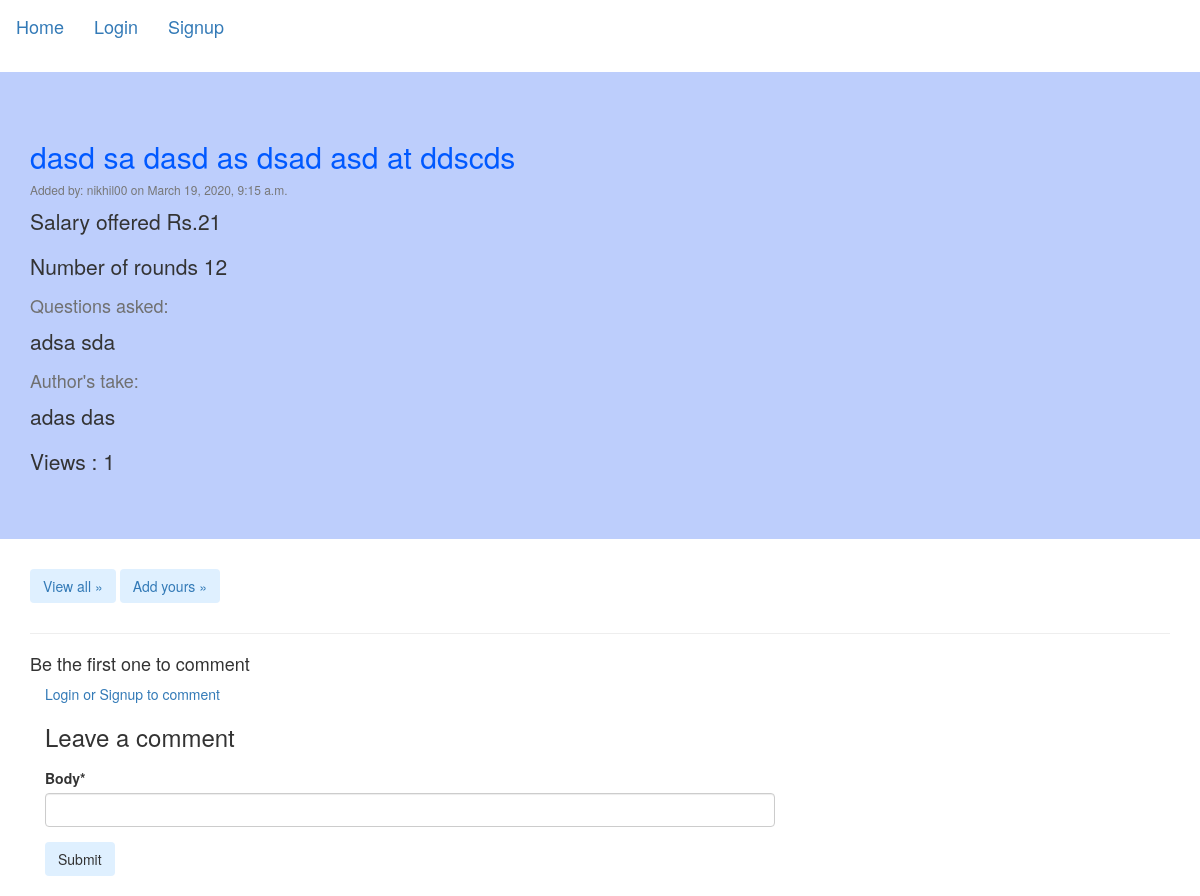
The app's page /allResponses/response/18/ with its own data.
### responseForum/models.py (models this page shows, shortened)
class InterviewResponse(models.Model):
    company = models.ForeignKey(Company,on_delete=models.CASCADE)
    profile = models.CharField(max_length=200)
    name = models.ForeignKey(User,on_delete=models.CASCADE)
    rounds = models.IntegerField(blank=True, null=True)
    questions = models.TextField(max_length=1000000)
    review = models.CharField(max_length=1000000)
    offer = models.IntegerField(blank=True, null=True)
    rating = models.IntegerField(blank=True, null=True)
    timestamp = models.DateTimeField(default=timezone.now)
    hits = models.IntegerField(default=0)
    def increase(self):
        self.hits += 1
        self.save()

class Company(models.Model):
    name = models.CharField(max_length=50)
    def __str__(self):
        return str(self.name)

### responseForum/views.py (the view, shortened to what this page needs)
# urls.py: path('allResponses/response/<int:response_id>/', views.viewResponse, name='view_response'),
def viewResponse(request, response_id):
    response = get_object_or_404(InterviewResponse, id=response_id)
    if not responseView.objects.filter(response=response, session=request.session.session_key) :
        view = responseView(response=response,ip=request.META['REMOTE_ADDR'], created=timezone.now(), session=request.session.session_key)
        view.save()
        response.increase()
    comments = response.comments.filter(active=True)
    comment_form = CommentForm()
    new_comment = None
    return render(request, 'responseForum/response.html', {'response': response, 'comments': comments,'new_comment':new_comment, 'comment_form':comment_form})

### responseForum/forms.py
class CommentForm(ModelForm):
    class Meta:
        model = Comment
        fields = ('body', )

### responseForum/templates/responseForum/response.html (shortened to what this page needs)
{% block content%}
{% load crispy_forms_tags  %}
<!DOCTYPE html>
<html lang="en">
<head>
    <link rel="stylesheet" href="https://maxcdn.bootstrapcdn.com/bootstrap/3.4.1/css/bootstrap.min.css">
</head>
<body>
  <nav  class="navbar navbar-expand-md navbar-dark fixed-top bg-dark">
    {% if not user.is_authenticated %}
    <a class="navbar-brand" href=" {% url 'index'  %} ">Home</a>
    <a class="navbar-brand" href=" {% url 'login'  %}">Login</a>
    <a class="navbar-brand" href=" {% url 'register'  %}">Signup</a>
    {% else %}
    <a class="navbar-brand" href=" {% url 'index'  %} ">Home</a>
    <a class="navbar-brand">Logged in as <strong>{{ user.get_username }}</strong> </a>
    <a class="navbar-brand" href=" {% url 'logout'  %} ">Logout</a>
    <a class="navbar-brand" href=" {% url 'login'  %} ">Login as someone else</a>
    {% endif %}
  </nav>
  <main role="main">
    <div class="jumbotron" style="background-color: rgb(189, 206, 252);" >
      <div class="container">
        <h2 class="display-3" style="color:rgb(0, 89, 255)"> {{response.profile}} at {{response.company}} </h2>
        <h6 class="text-muted"> Added by: {{response.name}} on {{response.timestamp}} </h6>
        <p> Salary offered Rs.{{response.offer}} </p>
        <p> Number of rounds {{response.rounds}} </p>
        <h4 class="text-weight-bold" style="color:rgb(112, 112, 112)"> Questions asked:</h4>
        <p> {{response.questions}} </p>
        <h4 class="text-weight-bold" style="color:rgb(112, 112, 112)"> Author's take: </h4>
        <p> {{response.review}} </p>
        <p> Views : {{response.hits}}</p>
      </div>
    </div>
    <div class="container">
      <div class="row">
        <div class="col-md-4" style="display:inline-flexbox">
          <p><a class="btn btn-outline-primary" style="background-color: rgb(223, 240, 255);" href=" {% url 'all_responses' %} " role="button">View all &raquo;</a>
          <a class="btn btn-outline-primary" style="background-color: rgb(223, 240, 255);" href=" {% url 'new_response' %} " role="button">Add yours &raquo;</a></p>
        </div>
      </div>
      <hr>
      {% if comments.count > 0 %}
              <h4>{{ comments.count }} comments</h4>
      {% else %}
              <h4>Be the first one to comment</h4>
        {% endif %}
      <div class="col-md-8 card mb-4  mt-3 ">
        <div class="card-body">
          {% if not user.is_authenticated %}
            <a href="{% url 'login' %}">Login or Signup to comment</a>
          {% endif %}
          {% if new_comment %}
          <div class="alert alert-success" role="alert">
            Your comment has been recorded
          </div>
          {% else %}
          <h3>Leave a comment</h3>
          <form method="post" style="margin-top: 1.3em;">
            {{ comment_form|crispy }}
            <button type="submit" class="btn btn-outline-primary" style="background-color: rgb(223, 240, 255);" type="button" name="button">Submit</button>
          </form>
          {% endif %}
          <br>
            </div>
          </div>
        </div>
  </main>
</body>
</html>
{% endblock %}

### records on screen
InterviewResponse: profile "dasd sa dasd as dsad asd", company "ddscds", name "nikhil00", timestamp "March 19, 2020, 9:15 a.m.", offer "21", rounds "12", questions "adsa sda", review "adas das", hits "1"
